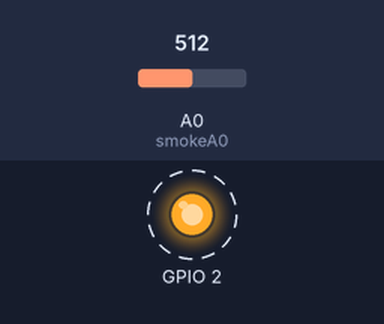
The sketch below on a simulated ESP8266 (NodeMCU). Shown: output pins drawn as LEDs (lit = HIGH, except the on-board LED, lit = LOW). Dashed ring = blinking. Inputs (shaded band) come from the test bench; at power-on: A0 (smokeA0) = 512. WiFi joins after 1.5 s; servers stay silent unless stated; storage starts empty; random numbers use the default seed unless the sketch sets one; web services answer with replies made up by the test bench; what the sketch prints to the serial monitor is not drawn.

Above: at 2.0 s.
Timing chart, 0 to 7.1 s (numbered marks = the images above):
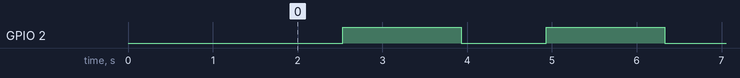

The sketch:

blink.ino
```cpp
#include <ESP8266WiFi.h>
//needed for library
#include <DNSServer.h>
#include <ESP8266WebServer.h>
#include <ESP8266HTTPClient.h>
#include <WiFiManager.h>
#include <ArduinoJson.h>
#include <WiFiClient.h>
WiFiManager wifiManager;
char Device_ID[20];
int smokeA0 = A0;
//flag for saving data
bool shouldSaveConfig = false;

//callback notifying us of the need to save config
void saveConfigCallback () {
  Serial.println("Should save config");
  shouldSaveConfig = true;
}
void configModeCallback (WiFiManager *myWiFiManager) {
  Serial.println("Entered config mode");
  Serial.println(WiFi.softAPIP());
  Serial.println(myWiFiManager->getConfigPortalSSID());

}

void setup() {
 Serial.begin(115200);
 Serial.println("mounting FS...");

  if (SPIFFS.begin()) {
    Serial.println("mounted file system");
    if (SPIFFS.exists("/config.json")) {
      //file exists, reading and loading
      Serial.println("reading config file");
      File configFile = SPIFFS.open("/config.json", "r");
      if (configFile) {
        Serial.println("opened config file");
        size_t size = configFile.size();
        // Allocate a buffer to store contents of the file.
        std::unique_ptr<char[]> buf(new char[size]);

        configFile.readBytes(buf.get(), size);
        DynamicJsonBuffer jsonBuffer;
        JsonObject& json = jsonBuffer.parseObject(buf.get());
        json.printTo(Serial);
        if (json.success()) {
          Serial.println("\nparsed json");
          strcpy(Device_ID, json["Device_ID"]);
        } else {
          Serial.println("failed to load json config");
        }
      }
    }
  } else {
    Serial.println("failed to mount FS");
  }
 if ( WiFi.status() != WL_CONNECTED ) {
  //set callback that gets called when connecting to previous WiFi fails, and enters Access Point mode
  wifiManager.setAPCallback(configModeCallback);
 }
 wifiManager.resetSettings();
 WiFiManagerParameter custom_output("Device_ID", "Device_ID",Device_ID , 20);
 wifiManager.setSaveConfigCallback(saveConfigCallback);
 wifiManager.addParameter(&custom_output);
 wifiManager.autoConnect("AdvanceTech");
 strcpy(Device_ID, custom_output.getValue());
//if you get here you have connected to the WiFi
  Serial.println(F("WIFIManager connected!"));
  if (shouldSaveConfig) {
    Serial.println("saving config");
    DynamicJsonBuffer jsonBuffer;
    JsonObject& json = jsonBuffer.createObject();
    json["Device_ID"] = Device_ID;

    File configFile = SPIFFS.open("/config.json", "w");
    if (!configFile) {
      Serial.println("failed to open config file for writing");
    }

    json.printTo(Serial);
    json.printTo(configFile);
    configFile.close();
    //end save
  }
  pinMode(BUILTIN_LED,OUTPUT);
  //pinMode(smokeA0, INPUT);
  Serial.print(F("IP --> "));
  Serial.println(WiFi.localIP());
  Serial.print(F("GW --> "));
  Serial.println(WiFi.gatewayIP());
  Serial.print(F("SM --> "));
  Serial.println(WiFi.subnetMask());

  Serial.print(F("DNS 1 --> "));
  Serial.println(WiFi.dnsIP(0));

  Serial.print(F("DNS 2 --> "));
  Serial.println(WiFi.dnsIP(1));
}
void loop(){
	send();
	smoke();
}

//-------------------------------------------------------------------------------------------------------
void smoke(){


int analogSensor = analogRead(smokeA0);
Serial.println(analogSensor);
if(WiFi.status()==WL_CONNECTED)
{
	const char* server = "http://api.thingspeak.com/update";
	String my_Api_key = "VV4KANZLJPWOUUIP";
	WiFiClient wifiClient;
	HTTPClient http;
	http.begin(wifiClient,server);
	// Specify content-type header
	http.addHeader("Content-Type", "application/x-www-form-urlencoded");
	String httpRequestData = "api_key=" + my_Api_key + "&field1=" + String(analogSensor);
	int httpResponseCode = http.POST(httpRequestData);
}

}
//-------------------------------------------------------------------------------------------------------
void send(){

if(WiFi.status()==WL_CONNECTED){
  digitalWrite(BUILTIN_LED, LOW);
  delay(1000);
  digitalWrite(BUILTIN_LED, HIGH);
  delay(1000);
}

if(WiFi.status()==WL_CONNECTED)
{
	const char* server = "http://api.thingspeak.com/update";
	String my_Api_key = "JU0DQTQ7J0YFJEP5";
	WiFiClient wifiClient;
	HTTPClient http;
	http.begin(wifiClient,server);
	// Specify content-type header
	http.addHeader("Content-Type", "application/x-www-form-urlencoded");
	String httpRequestData = "api_key=" + my_Api_key + "&field1=" + String(random(100));
	int httpResponseCode = http.POST(httpRequestData);
}
}
```

Measured:
- by itself, GPIO 2: alternates HIGH for 1.4 s and LOW for 1.0 s
